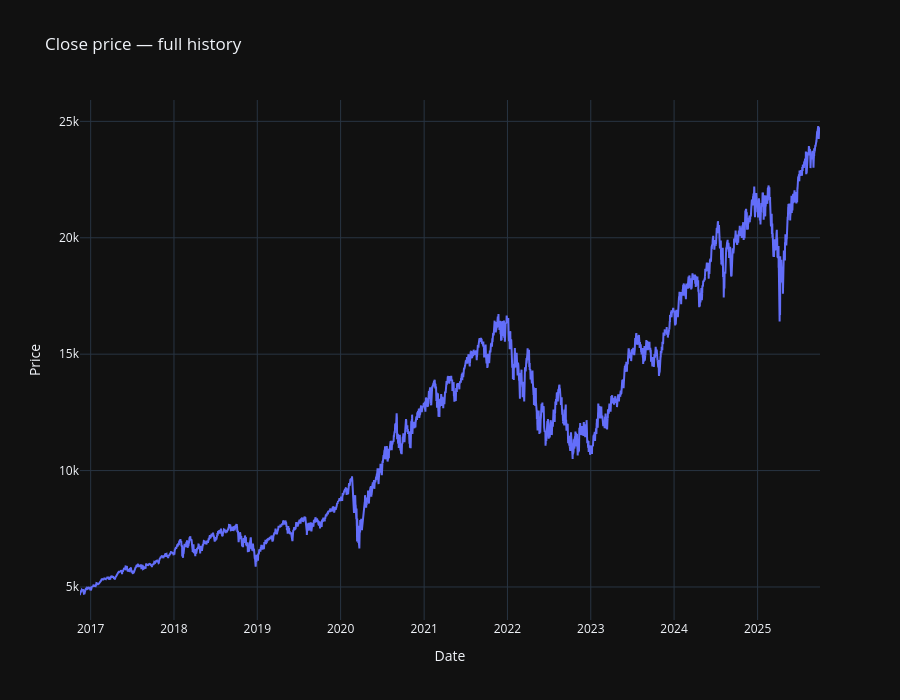

The notebook cell this image was saved under:
### Code cell
fig = go.Figure(go.Scatter(x=df_raw.index, y=df_raw["close"], mode="lines", line=dict(width=2)))
fig.update_layout(title="Close price — full history", xaxis_title="Date", yaxis_title="Price", height=700)
fig.show()

### Figure 1 — Plotly figure (JSON) as saved in the notebook; plotly's stock layout.template omitted (floating-point values rounded to 4 significant figures; data arrays with more than 128 entries replaced by an {"elided": "..."} marker saying what was removed)
{"data": [{"line": {"width": 2}, "mode": "lines", "type": "scatter", "x": {"elided": "51889 str values"}, "y": {"elided": "51889 float values"}}], "layout": {"height": 700, "title": {"text": "Close price — full history"}, "xaxis": {"title": {"text": "Date"}}, "yaxis": {"title": {"text": "Price"}}}}
